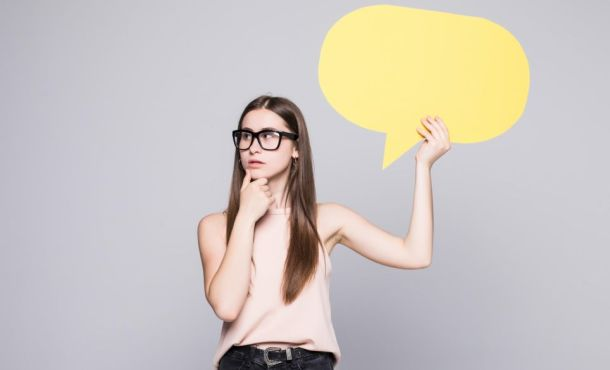
#> input picture simple_use/test2.jpg, 610 x 370 px
$ jupyter execute Real_image_to_pencil_sketch.ipynb   (older library calls are emulated)
#> lines starting #> are read from the running program, lines starting #| are printed output that depends on the picture; after the words box and inside, x2 and y2 are one past the last pixel; in counts of white or black regions, pixels touching at a corner belong together
[cell 1]
import cv2
import numpy as np
from matplotlib import pyplot as plt

[cell 2]
img = cv2.imread("test2.jpg")
#> img is the input picture: shape (370, 610, 3); mean B, G, R 192.4, 197.5, 204

[cell 3]
# ---------------------- 1. DENOISING (PRE-PROCESSING) ---------------------- #
# Noise reduction using Non-Local Means
denoised_img = cv2.fastNlMeansDenoisingColored(img, None, h=10, hColor=10, templateWindowSize=7, searchWindowSize=21)

[cell 4]
# ---------------------- 2. THRESHOLDING ---------------------- #
# Convert to grayscale
gray = cv2.cvtColor(img, cv2.COLOR_BGR2GRAY)
denoised_gray = cv2.cvtColor(denoised_img, cv2.COLOR_BGR2GRAY)

# Apply median blur to reduce noise
blurred = cv2.medianBlur(gray, 5)
blurred_denoised = cv2.medianBlur(denoised_gray, 5)

# Thresholding methods
_, th_binary = cv2.threshold(blurred, 127, 255, cv2.THRESH_BINARY)
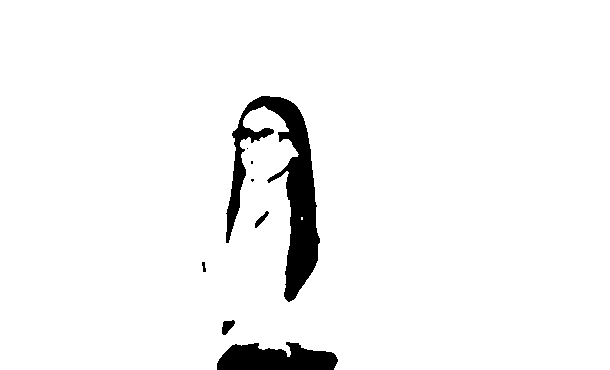
#> th_binary: shape (370, 610); 95.9% white; 8 black regions (3 under 20 px), largest, box (x1, y1, x2, y2) and area: (226, 96, 320, 302) 6535, (217, 342, 338, 370) 2527, (222, 320, 235, 335) 123, (255, 211, 269, 228) 84, (202, 262, 206, 272) 28
th_adaptive_mean = cv2.adaptiveThreshold(blurred, 255, cv2.ADAPTIVE_THRESH_MEAN_C, cv2.THRESH_BINARY, 7, 2)
#> th_adaptive_mean: shape (370, 610); 94.4% white; 67 black regions (52 under 20 px), largest, box (x1, y1, x2, y2) and area: (197, 96, 321, 362) 6558, (315, 1, 533, 360) 3130, (217, 339, 337, 370) 1166
th_adaptive_gaussian = cv2.adaptiveThreshold(blurred, 255, cv2.ADAPTIVE_THRESH_GAUSSIAN_C, cv2.THRESH_BINARY, 11, 2)
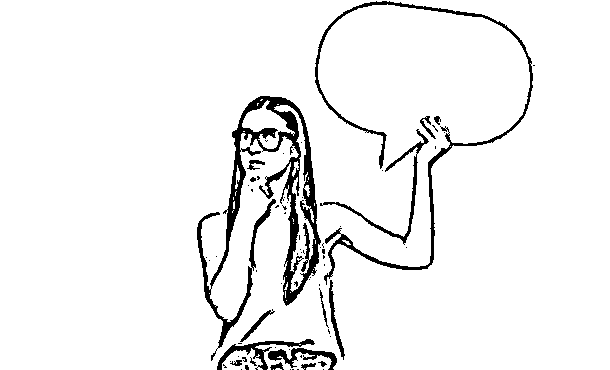
#> th_adaptive_gaussian: shape (370, 610); 94.4% white; 72 black regions (55 under 20 px), largest, box (x1, y1, x2, y2) and area: (197, 96, 321, 361) 6588, (315, 1, 533, 285) 2810, (320, 129, 429, 245) 797

[cell 5]
# ---------------------- 3. CONTOUR DETECTION ---------------------- #
# Sobel Gradient
grad_X = cv2.Sobel(gray, cv2.CV_32F, 1, 0, ksize=-1)
grad_Y = cv2.Sobel(gray, cv2.CV_32F, 0, 1, ksize=-1)
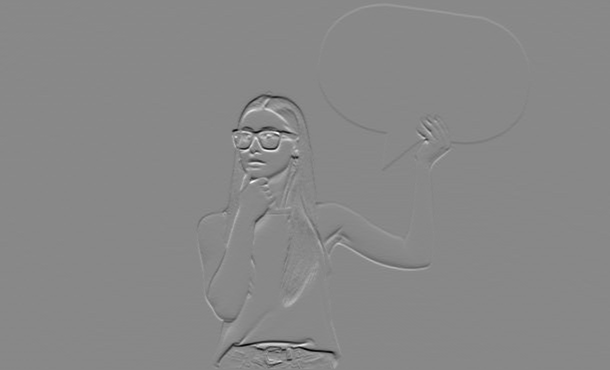
#> grad_Y: shape (370, 610) float32; min -3191, max 2771, mean -3.9; drawn with min black and max white
gradient_combined = cv2.addWeighted(cv2.convertScaleAbs(grad_X), 0.5, cv2.convertScaleAbs(grad_Y), 0.5, 0)
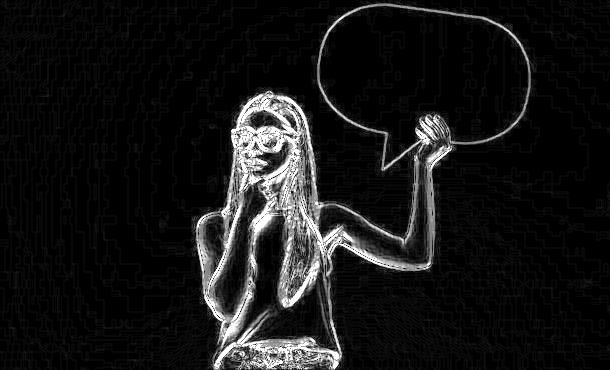
#> gradient_combined: shape (370, 610); min 0, max 255, mean 22.4

# Binarization
_, threshold_binary = cv2.threshold(gradient_combined, 100, 255, cv2.THRESH_BINARY_INV)
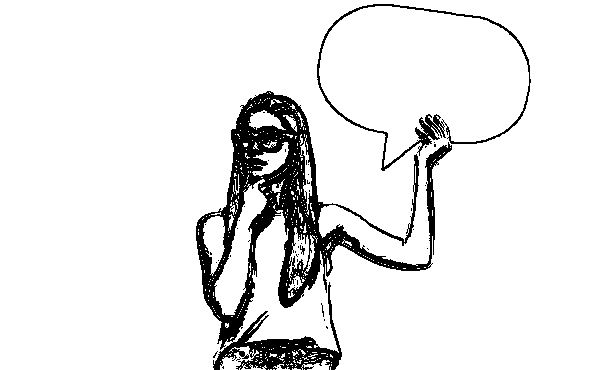
#> threshold_binary: shape (370, 610); 91.3% white; 48 black regions (45 under 20 px), largest, box (x1, y1, x2, y2) and area: (196, 91, 452, 370) 17463, (317, 4, 531, 171) 1915, (300, 245, 305, 255) 24

[cell 6]
# ---------------------- 4. SKETCH EFFECT ---------------------- #
# Edge sharpening
kernel_sharpening = np.array([[-1, -1, -1], [-1, 9, -1], [-1, -1, -1]])
sharpened = cv2.filter2D(img, -1, kernel_sharpening)

# Convert to grayscale
adjusted_gray = cv2.cvtColor(sharpened, cv2.COLOR_BGR2GRAY)
dark_mask = adjusted_gray < 50
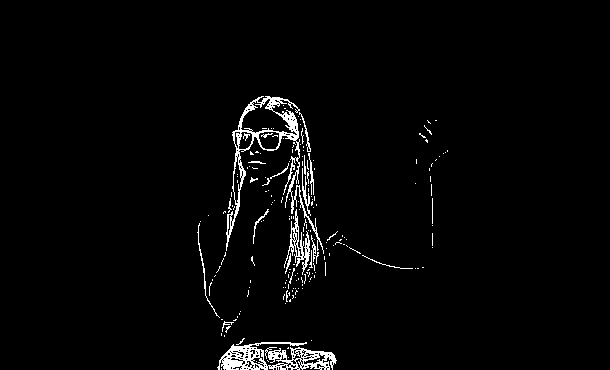
#> dark_mask: shape (370, 610) bool; 2.5% white in thin lines or dots, all inside (x1, y1, x2, y2) = (197, 96, 448, 370)
adjusted_gray[dark_mask] = np.clip(adjusted_gray[dark_mask] + 50, 0, 255)
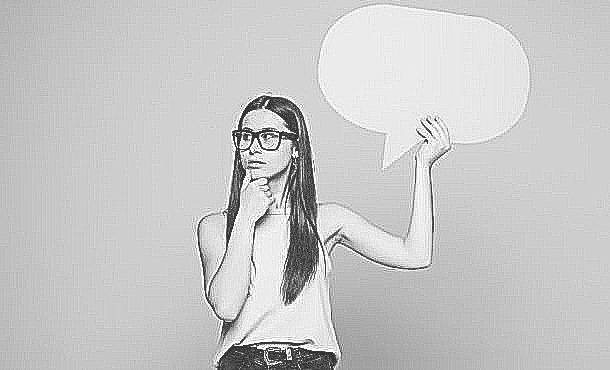
#> adjusted_gray: shape (370, 610); min 50, max 255, mean 200.2

# Sketch effect
inv = 255 - adjusted_gray
gaussgray = cv2.GaussianBlur(inv, ksize=(15, 15), sigmaX=0, sigmaY=0)
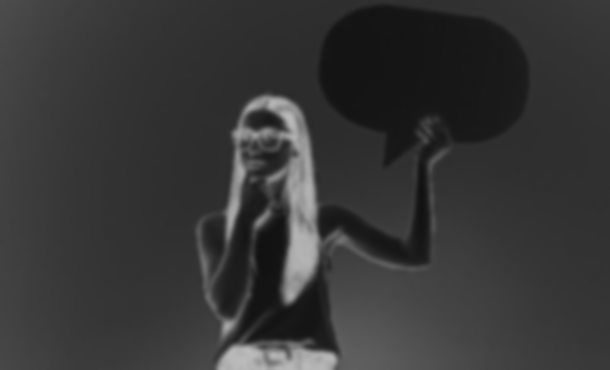
#> gaussgray: shape (370, 610); min 17, max 187, mean 54.8

def dodgeV2(image, mask):
    return cv2.divide(image, 255 - mask, scale=256)

pencil_sketch = dodgeV2(adjusted_gray, gaussgray)

# Final noise reduction
denoised_pencil_sketch = cv2.bilateralFilter(pencil_sketch, d=5, sigmaColor=75, sigmaSpace=75)

gamma = 2
denoised_pencil_sketch_clear = np.array(255 * (denoised_pencil_sketch / 255) ** gamma, dtype=np.uint8)
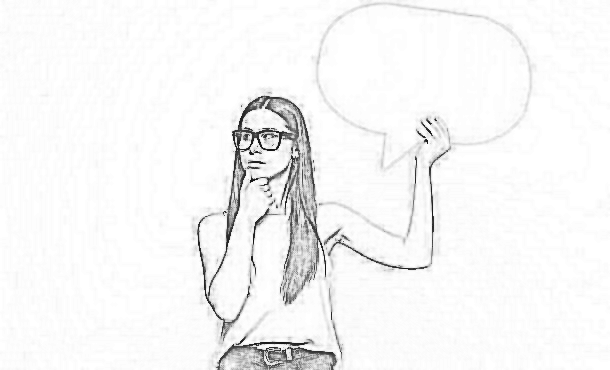
#> denoised_pencil_sketch_clear: shape (370, 610); min 20, max 255, mean 245.8

## Résultats:

[cell 7]
# Results to compare
titles = [
    "Original Image", "Adaptive Mean Thresholding",
    "Adaptive Gaussian Thresholding", "Gradient Combined",
    "Pencil Sketch", "Denoised Pencil Sketch"
]
images = [
    img, th_adaptive_mean,
    th_adaptive_gaussian, threshold_binary,
    pencil_sketch, denoised_pencil_sketch_clear
]

# Display results
plt.figure(figsize=(12, 8))
for i in range(len(images)):
    plt.subplot(3, 3, i + 1)
    plt.imshow(cv2.cvtColor(images[i], cv2.COLOR_BGR2RGB) if len(images[i].shape) == 3 else images[i], cmap='gray')
    plt.title(titles[i])
    plt.axis('off')
#> this loop made 6 passes

plt.tight_layout()
plt.show()
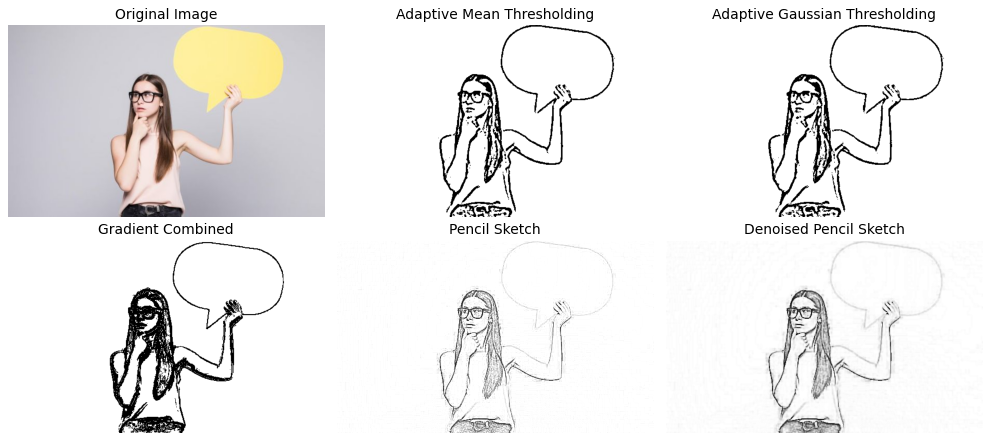
#> figure drawn by matplotlib, 6 panels

[cell 8]
cv2.imwrite('denoised_pencil_sketch.jpg', denoised_pencil_sketch)
cv2.imwrite('denoised_pencil_sketch_clear.jpg', denoised_pencil_sketch_clear)
#> Out = True

$ run again, with simple_use/test3.jpg copied over simple_use/test2.jpg
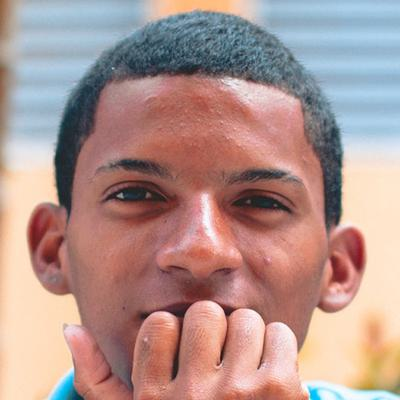
#> input picture simple_use/test3.jpg, 400 x 400 px
#> img is the input picture: shape (400, 400, 3); mean B, G, R 142, 147.4, 177.3
#> `_, th_binary = cv2.threshold(blurred, 127, 255, cv2.THRESH_BINARY)`:
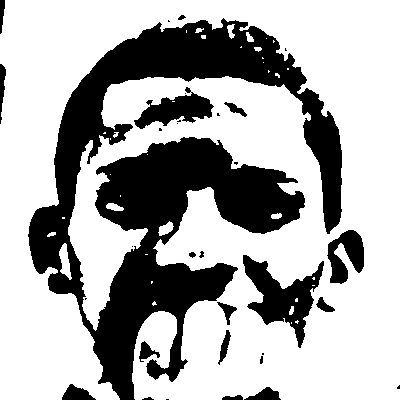
#> th_binary: shape (400, 400); 68.3% white; 32 black regions (13 under 20 px), largest, box (x1, y1, x2, y2) and area: (28, 18, 342, 400) 42919, (243, 255, 324, 348) 2972, (134, 87, 214, 129) 1594
#> th_adaptive_mean: shape (400, 400); 79% white; 1137 black regions (956 under 20 px), largest, box (x1, y1, x2, y2) and area: (117, 9, 366, 400) 7798, (27, 24, 149, 341) 3814, (100, 180, 180, 227) 796
#> th_adaptive_gaussian: shape (400, 400); 80.2% white; 1190 black regions (1024 under 20 px), largest, box (x1, y1, x2, y2) and area: (117, 227, 366, 400) 3981, (150, 9, 344, 240) 3798, (54, 24, 149, 231) 2285
#> threshold_binary: shape (400, 400); 69% white; 842 black regions (812 under 20 px), largest, box (x1, y1, x2, y2) and area: (24, 7, 369, 400) 44463, (335, 373, 400, 399) 418, (1, 132, 14, 183) 296
#> dark_mask: shape (400, 400) bool; 6.3% white in thin lines or dots, all inside (x1, y1, x2, y2) = (30, 12, 362, 400)
#> `denoised_pencil_sketch_clear = np.array(255 * (denoised_pencil_sketch ..`:
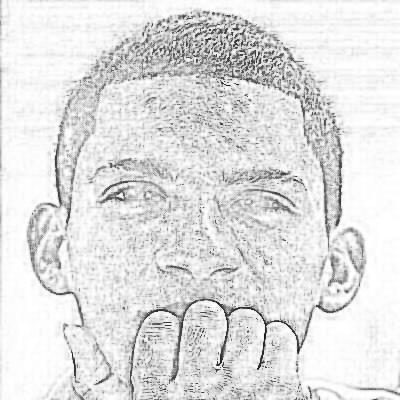
#> denoised_pencil_sketch_clear: shape (400, 400); min 27, max 255, mean 224.5
#> the loop `for i in range(len(images)):` made 6 passes
#> Out = True
